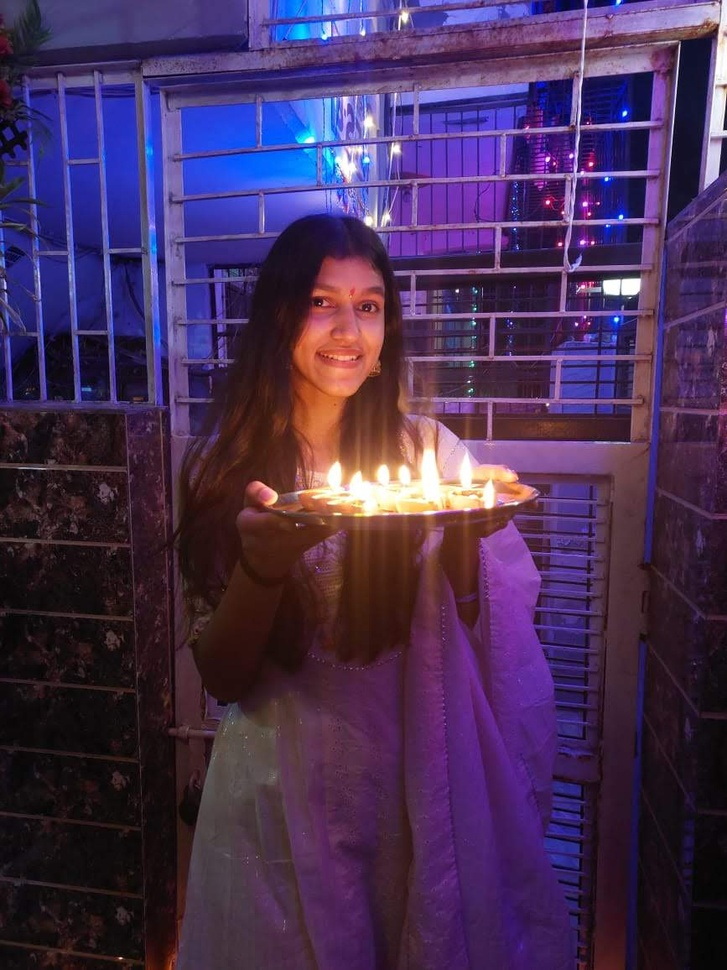
#> input picture Faces/sangya/IMG-20221024-WA0039.jpg, 727 x 970 px, shrunk from 867 x 1156 before the run, found by its file name
$ python faces_train.py
#> lines starting #> are read from the running program, lines starting #| are printed output that depends on the picture
import os
import cv2 as cv
import numpy as np
people=['sangya','Virat Kohli']
# [5 lines of commented-out code are left out]

haar_cascade=cv.CascadeClassifier('haar_face.xml')
DIR=r'C:\Users\ojhas\OneDrive\Desktop\openCV\Faces'
features=[]  #it contains the faces arrays
labels=[]  #it contains the name i.e the label for that correponding face

def create_train():
    for person in people:
        path=os.path.join(DIR,person)
        label=people.index(person)
        for img in os.listdir(path):  #it will traverse over every images inside the person's folder let say 'sangya'
            img_path=os.path.join(path,img)
            print(img_path)
            img_array=cv.imread(img_path)
#> img_array is the input picture: shape (970, 727, 3); mean B, G, R 85.2, 47.2, 71.1
            gray=cv.cvtColor(img_array,cv.COLOR_BGR2GRAY)
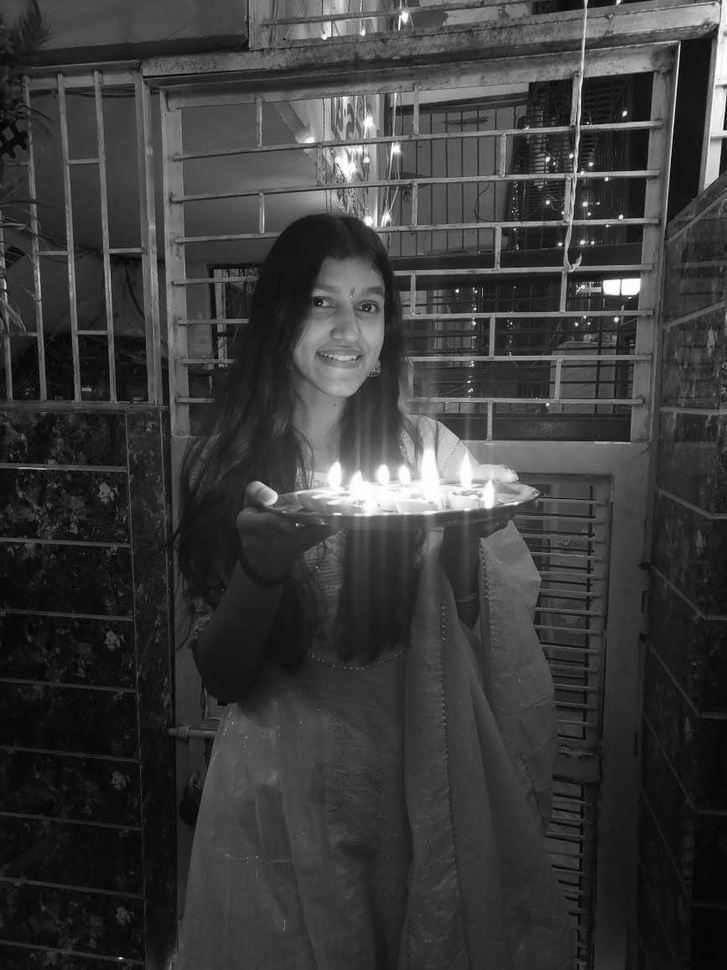
#> gray: shape (970, 727); min 0, max 255, mean 58.7
            faces_rect=haar_cascade.detectMultiScale(gray,scaleFactor=1.1,minNeighbors=15)
#> faces_rect = [[288, 265, 115, 115]]
            for x,y,w,h in faces_rect:
                faces_roi=gray[y:y+h,x:x+w]  #cropped the image
                features.append(faces_roi)
                labels.append(label)
#> this loop made 1 pass
#> pass 1, in create_train, `faces_roi=gray[y:y+h,x:x+w]`:
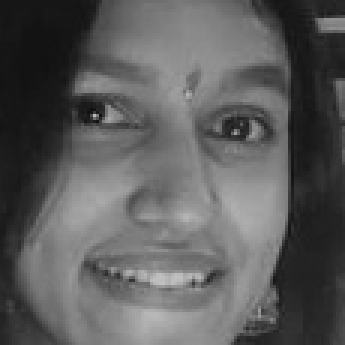
#> faces_roi: shape (115, 115) (shown 3 times larger); min 16, max 192, mean 92.2
#> after the loop, features = 1 item; labels = [0]
#> pass 2 of the loop in create_train, `for person in people:`:
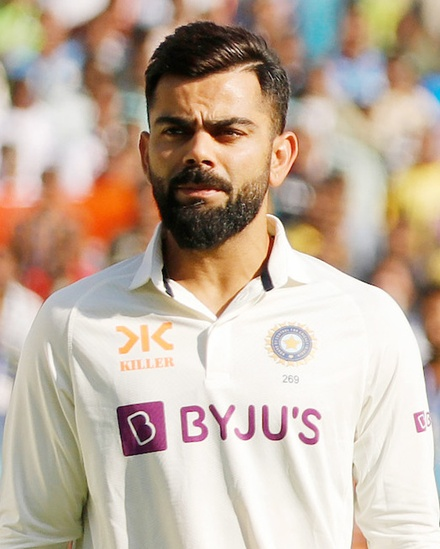
#> input picture Faces/Virat Kohli/v1.jpg, 440 x 549 px, shrunk from 524 x 654 before the run, found by its file name
#> in create_train, img_array is the input picture: shape (549, 440, 3); mean B, G, R 159, 175.2, 193.2
#> in create_train, `gray=cv.cvtColor(img_array,cv.COLOR_BGR2GRAY)`:
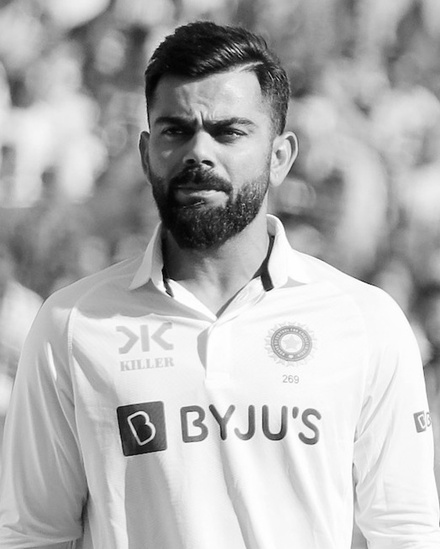
#> gray: shape (549, 440); min 0, max 255, mean 178.7
#> faces_rect = [[132, 79, 136, 136]]
#> the loop in create_train, `for x,y,w,h in faces_rect:` made 1 pass
#> pass 1, in create_train, `faces_roi=gray[y:y+h,x:x+w]`:
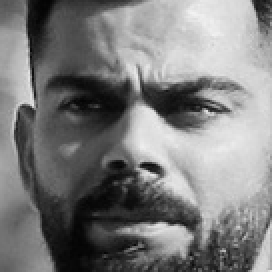
#> faces_roi: shape (136, 136) (shown 2 times larger); min 3, max 243, mean 124.5
#> after the loop in create_train, `for x,y,w,h in faces_rect:`: features = 2 items; labels = [0, 1]
create_train()
print('Training done-----!')
features=np.array(features, dtype='object')
labels=np.array(labels)

face_recognizer=cv.face.LBPHFaceRecognizer_create()
#Train the recognizer on the features list and labels list
face_recognizer.train(features,labels)
face_recognizer.save('face_trained.yml')
np.save('features.npy',features)
np.save('labels.npy',labels)
